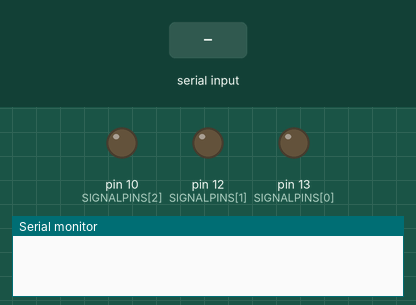
Bench run of a sketch on a simulated Arduino Uno, built with avr-gcc and run on an emulated ATmega328P. Shown: output pins drawn as LEDs (lit = HIGH), the last lines printed to the serial monitor. The test bench sets the inputs (shaded band).

Above: at 1.2 s.
1.3 s: "H" received over Serial
At 1.8 s:
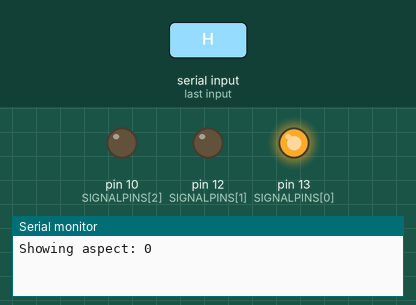
2.8 s: "W" received over Serial
At 4.0 s:
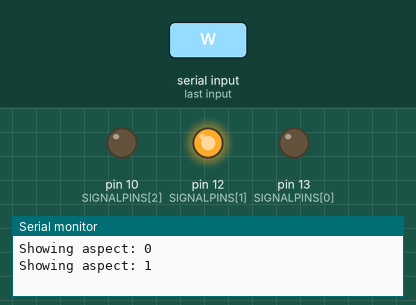
4.3 s: "P" received over Serial
At 5.2 s:
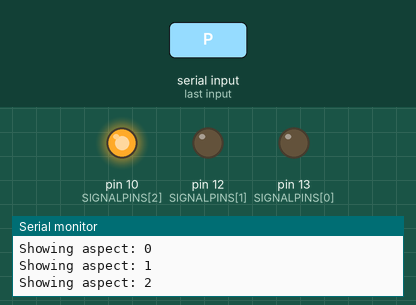
5.8 s: "S" received over Serial
At 6.4 s:
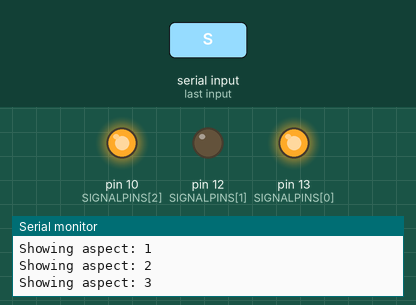
Timing chart, 0 to 8.3 s (numbered marks = the images above; inputs shaded):
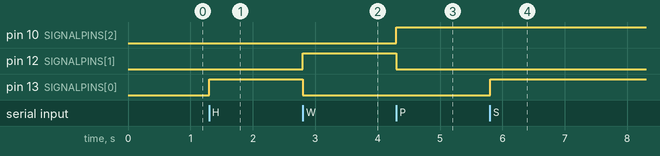

Measured:
- after the input at 1.3 s, pin 13 (SIGNALPINS[0]): LOW → HIGH at once
- after the input at 2.8 s, pin 12 (SIGNALPINS[1]): LOW → HIGH at once; pin 13 (SIGNALPINS[0]): HIGH → LOW at once
- after the input at 4.3 s, pin 10 (SIGNALPINS[2]): LOW → HIGH at once; pin 12 (SIGNALPINS[1]): HIGH → LOW at once
- after the input at 5.8 s, pin 13 (SIGNALPINS[0]): LOW → HIGH at once

The sketch:

06_FourAspectSignal.ino
```cpp
enum sigalAspects {
  HALT, WARN, PASS, SLOW
};
void setup() {
  // initialize signal output
  SignalControl_Init();
  Serial.begin(9600);
}

// the loop function runs over and over again forever
void loop() {
  char inputchar = ' ';
  if (Serial.available()) {
    inputchar = Serial.read();
    switch (inputchar) {
      case 'H':
        SignalControl_ShowAspect(HALT);
        break;
      case 'W':
        SignalControl_ShowAspect(WARN);
        break;
      case 'P':
        SignalControl_ShowAspect(PASS);
        break;
      case 'S':
        SignalControl_ShowAspect(SLOW);
        break;
    };
  }
}
```

SignalControl.ino
```cpp
const int NUMBEROFPINS = 3;
const int SIGNALPINS[NUMBEROFPINS] = {13, 12, 10}; //for RED, YELLOW and GREEN LED

const int NUMBEROFASPECTS = 4;
enum ledState {
  OFF, ON     //first OFF, will be 0 written to output port
};

int aspectLEDS [NUMBEROFASPECTS][NUMBEROFPINS] = {
  {ON, OFF, OFF},  //HALT
  {OFF, ON, OFF},  //WARN
  {OFF, OFF, ON},  //PASS
  {ON, OFF, ON}    //SLOW
};

void SignalControl_Init() {
  // initialize digital pin 13 as an output.
  for (int i = 0; i < NUMBEROFPINS; i++)
  {
    pinMode(SIGNALPINS[i], OUTPUT);
  }
}

void SignalControl_ShowAspect(int aspectNumber) {
  Serial.print("Showing aspect: ");
  Serial.println(aspectNumber);
  for (int i = 0; i < NUMBEROFPINS; i++) {
    digitalWrite(SIGNALPINS[i], aspectLEDS[aspectNumber][i]);
  }
}
```
